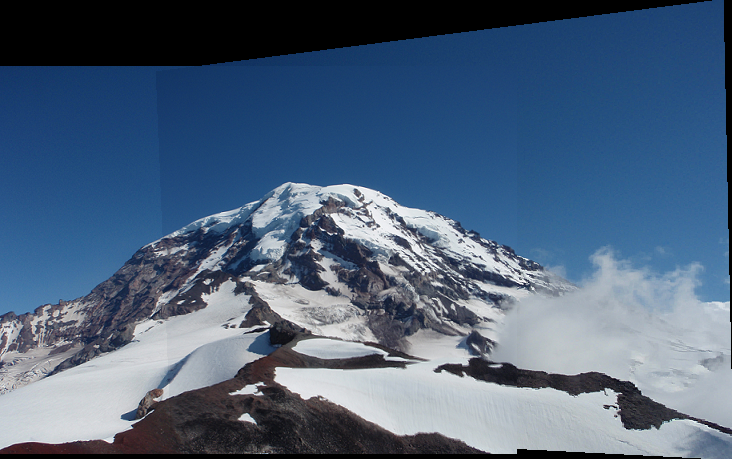
#> input picture project/results/2.png, 732 x 459 px, given in place of 2.jpg, which was not available
$ jupyter execute --allow-errors lab_3_session_1_code.ipynb   (text cells are left out)
#> lines starting #> are read from the running program, lines starting #| are printed output that depends on the picture; pictures that were not available may be replaced by others from this repository, and a replacement may not be noted
[cell 1]
import cv2
import numpy as np

[cell 2]
path = '../'
file = 'image.jpeg'

[cell 3]
img = cv2.imread(path + file)
#> (the rest of this cell did not finish here and is left out)

[cell 4]
M = np.float32([[1,0,100],
                [0,1,100]])
#> (the rest of this cell did not finish here and is left out)

[cell 5]
img = cv2.imread(path + file)
#> (the rest of this cell did not finish here and is left out)

#> (a cell that did not finish here is left out)

[cell 7]
img = cv2.imread(path + file)
#> (the rest of this cell did not finish here and is left out)

[cell 8]
import numpy as np
import cv2

img = cv2.imread('2.jpg')
#> img is the input picture: shape (459, 732, 3); mean B, G, R 123.8, 98.7, 77.8
rows,cols,ch = img.shape
#> rows = 459; cols = 732; ch = 3

pts1 = np.float32([[0,0],[0, 1],[1, 0]])
pts2 = np.float32([[0.6,0.2],[0.1,0.3],[1,0.3]])

M = cv2.getAffineTransform(pts1,pts2)
print(M)

dst = cv2.warpAffine(img,M,(cols,rows))
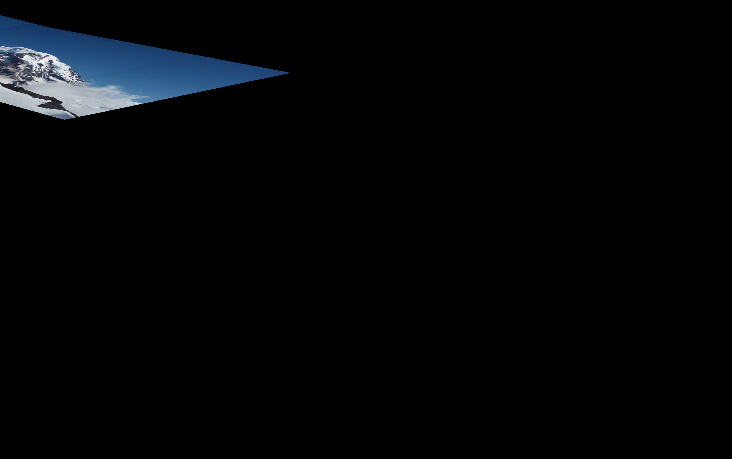
#> dst: shape (459, 732, 3); mean B, G, R 6.6, 5.1, 3.7
cv2.imshow('Translated',dst)
cv2.waitKey(0)
cv2.destroyAllWindows()

[cell 9]
img = cv2.imread(path + file)
cv2.imshow('Scaled image', img)
resize_value = 1

while(True):
    key = cv2.waitKey(0)
#> (key Esc is pressed here)
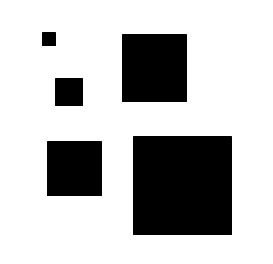
#> input picture project/project_images/Boxes.png, 273 x 264 px, given in place of boxes.jpg, which was not available
#> further down, src is the input picture: shape (264, 273, 3); min 0, max 255, mean 190.5
    if (key == 27):
        cv2.destroyAllWindows()
        break
    elif (key == 97):
        resize_value += .5
        res = cv2.resize(img,None,fx=resize_value, fy=resize_value, interpolation = cv2.INTER_CUBIC)

        cv2.imshow('Scaled Image',res)

[cell 10]
img = cv2.imread(path + file)
cv2.imshow('Scaled image', img)
#> (the rest of this cell did not finish here and is left out)

[cell 11]
import cv2
import numpy as np

source_window = 'Source image'
corners_window = 'Corners detected'
max_thresh = 255

def cornerHarris_demo(val):
#> called with val = 200
    thresh = val
    # Detector parameters
    blockSize = 2
    apertureSize = 3
    k = 0.04
    # Detecting corners
    dst = cv2.cornerHarris(src_gray, blockSize, apertureSize, k)
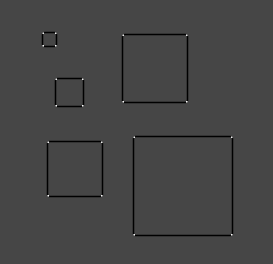
#> dst: shape (264, 273) float32; min -0.04, max 0.105, mean -0.000768; drawn with min black and max white
    # Normalizing
    dst_norm = np.empty(dst.shape, dtype=np.float32)
    cv2.normalize(dst, dst_norm, alpha=0, beta=255, norm_type=cv2.NORM_MINMAX)
    dst_norm_scaled = cv2.convertScaleAbs(dst_norm)
    # Drawing a circle around corners
    for i in range(dst_norm.shape[0]):
        for j in range(dst_norm.shape[1]):
            if int(dst_norm[i,j]) > thresh:
                cv2.circle(dst_norm_scaled, (j,i), 5, (0), 2)
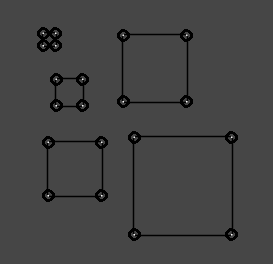
#> dst_norm_scaled: shape (264, 273); min 0, max 255, mean 67.1
    # Showing the result
    cv2.namedWindow(corners_window)
    cv2.imshow(corners_window, dst_norm_scaled)

src = cv2.imread('./boxes.jpg')
src_gray = cv2.cvtColor(src, cv2.COLOR_BGR2GRAY)

# Create a window and a trackbar
cv2.namedWindow(source_window)
thresh = 200 # initial threshold

cv2.createTrackbar('Threshold: ', source_window, thresh, max_thresh, cornerHarris_demo)
cv2.imshow(source_window, src)
cornerHarris_demo(thresh)
cv2.waitKey(0)
cv2.destroyAllWindows()
